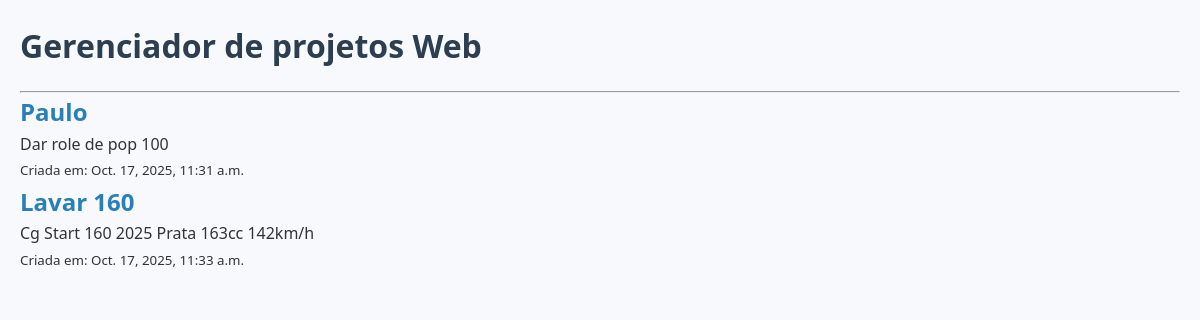
The app's page /projetos/ with its own data.
### projetos/models.py (models this page shows, shortened)
class Projeto(models.Model):
    nome = models.CharField(max_length = 200)
    descricao = models.TextField(blank = True, null = True)
    data_criacao = models.DateTimeField(auto_now_add = True)

### projetos/views.py (the view)
def listar_projetos (request):
    projetos_salvos = Projeto.objects.all()
    contexto = {
        'meus_projetos': projetos_salvos
    }
    return render(request, 'projetos/lista.html', contexto)

### projetos/templates/projetos/lista.html (shortened to what this page needs)
<!DOCTYPE html>
<html lang="pt-br">
<head>
    {% load static %}
    <link rel="stylesheet" href="{% static 'lista/lista.css' %}">
</head>
<body>
    <h1>Gerenciador de projetos Web</h1>
    <hr>
    {% for projeto in meus_projetos %}
        <div>
            <h2><a>{{ projeto.nome }}</a></h2>
            <p>{{ projeto.descricao }}</p>
            <small>Criada em: {{ projeto.data_criacao }}</small>
        </div>
    {% empty %}
         <p>Nenhum projeto cadastrado ainda. Adicione alguns no <a href="/admin/">Admin</a></p>
    {% endfor %}
</body>
</html>

### tarefas/static/lista/lista.css (style rules this page uses)
* { margin: 0; padding: 0; box-sizing: border-box; }
body { font-family: 'Segoe UI', Tahoma, Geneva, Verdana, sans-serif; background-color: #f7f9fc; color: #333; padding: 20px; line-height: 1.6; }
h1 { color: #2c3e50; margin-bottom: 20px; }
a { text-decoration: none; color: #2980b9; }

### records on screen
Projeto: nome "Paulo", descricao "Dar role de pop 100", data_criacao "Oct. 17, 2025, 11:31 a.m."
Projeto: nome "Lavar 160", descricao "Cg Start 160 2025 Prata 163cc 142km/h", data_criacao "Oct. 17, 2025, 11:33 a.m."
